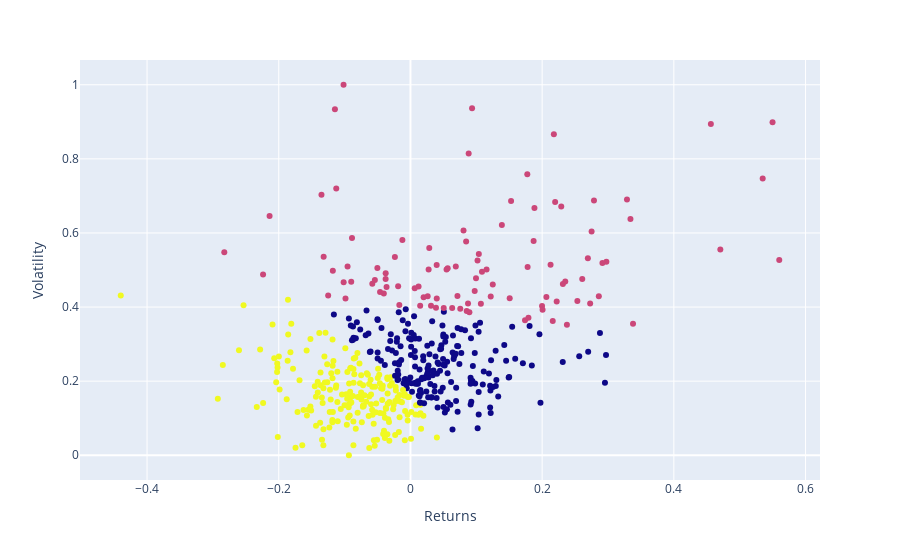

Notebook code cell kept with this figure:
### Code cell
# Visualize clusters based on return and volatility
fig = px.scatter(
    clusters_df, x="Returns", y="Volatility", color="Cluster", hover_data=["Ticker"]
)
fig.update(layout_coloraxis_showscale=False)
fig.show()

### Figure 1 — Plotly figure (JSON) as saved in the notebook; plotly's stock layout.template omitted (floating-point values rounded to 4 significant figures; data arrays with more than 128 entries replaced by an {"elided": "..."} marker saying what was removed)
{"data": [{"customdata": {"elided": "496x1 str values"}, "hovertemplate": "Returns=%{x}<br>Volatility=%{y}<br>Ticker=%{customdata[0]}<br>Cluster=%{marker.color}<extra></extra>", "legendgroup": "", "marker": {"color": {"elided": "496 int values"}, "coloraxis": "coloraxis", "symbol": "circle"}, "mode": "markers", "name": "", "orientation": "v", "showlegend": false, "type": "scatter", "x": {"elided": "496 float values"}, "xaxis": "x", "y": {"elided": "496 float values"}, "yaxis": "y"}], "layout": {"coloraxis": {"colorbar": {"title": {"text": "Cluster"}}, "colorscale": [[0, "#0d0887"], [0.1111, "#46039f"], [0.2222, "#7201a8"], [0.3333, "#9c179e"], [0.4444, "#bd3786"], [0.5556, "#d8576b"], [0.6667, "#ed7953"], [0.7778, "#fb9f3a"], [0.8889, "#fdca26"], [1, "#f0f921"]], "showscale": false}, "legend": {"tracegroupgap": 0}, "margin": {"t": 60}, "xaxis": {"anchor": "y", "domain": [0, 1], "title": {"text": "Returns"}}, "yaxis": {"anchor": "x", "domain": [0, 1], "title": {"text": "Volatility"}}}}
